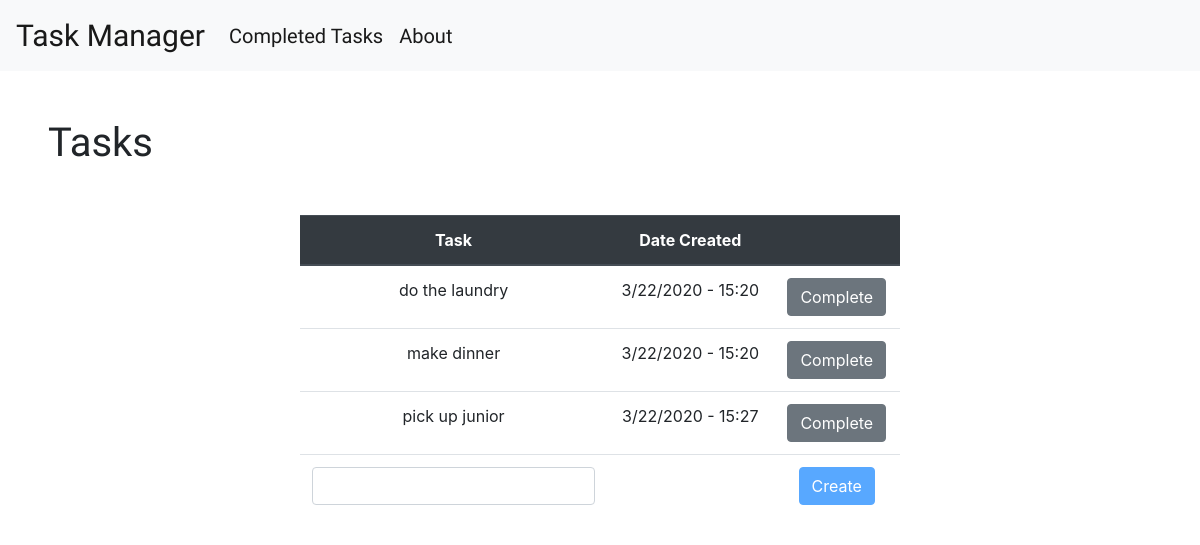
The app's page /, older data.
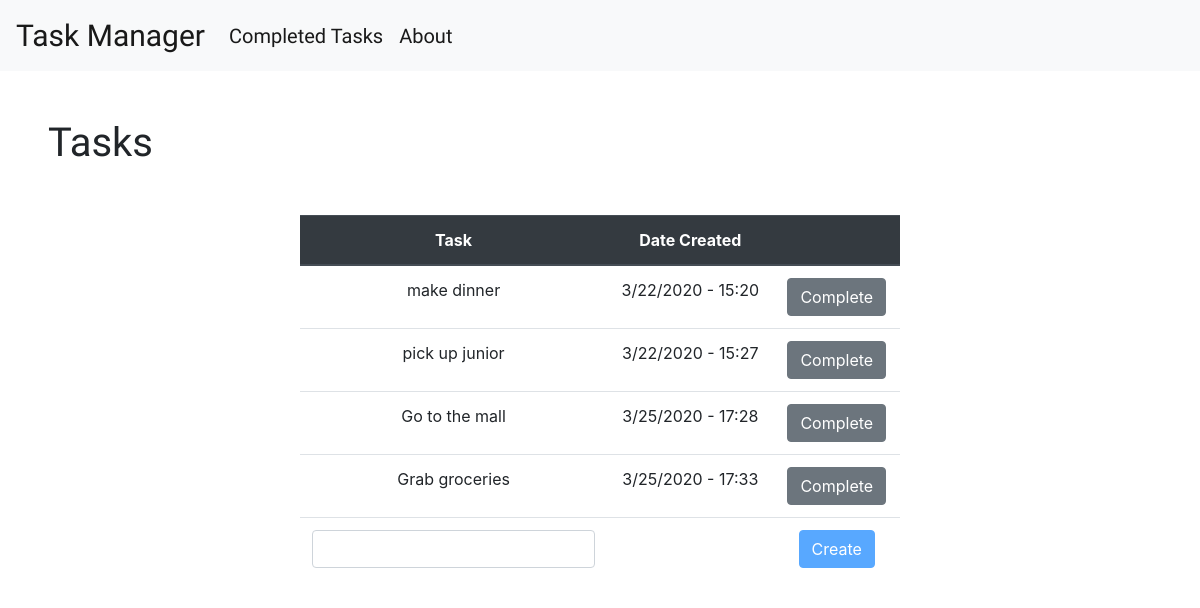
The same page, newer data.
### tables this page shows
CREATE TABLE tasks (taskid INTEGER PRIMARY KEY AUTOINCREMENT NOT NULL, task STRING (120) NOT NULL, created DATE, status STRING (50) NOT NULL DEFAULT active);

### application.py (the view)
@app.route('/')
def tasks():
	return render_template('home.html', title = 'Tasks', mytasks = gettasks())

### application.py (called while the page is built)
def create_connection(db_file):
	conn=None
	try:
		conn = sqlite3.connect(db_file)
		print(sqlite3.version)
	except Error as e:
		print(e)
	return conn

def gettasks():
	conn=create_connection(r"task.db")
	cur=conn.cursor()
	cur.execute('Select * from tasks WHERE status="active"')
	rows=cur.fetchall()
	l=[]
	for row in rows:
		temp={}
		temp['id']=row[0]
		temp['task']=row[1]
		temp['created']=row[2]
		l.append(temp)
	conn.commit()
	conn.close()
	return l

### templates/home.html (shortened to what this page needs)
{% extends "layout.html" %}
{% block content%}
<h1 class="m-5">
	Tasks
</h1>
	<table class="table text-center m-5 mx-auto" style="width:50%; margin: auto;">
	  <thead class="thead-dark">
	    <tr id="tableheaders">
	      <th scope="col">Task</th>
	      <th scope="col">Date Created</th>
	      <th></th>
	    </tr>
	  </thead>
	  <tbody>
	    {% for task in mytasks %}
	    <tr>
			<td name="tasktodelete">{{task.task}}</th>
		   	<td>{{task.created}}</td>
		   	<td> <a class="btn btn-secondary" href="/complete/{{task.id}}">Complete</a></td>
	    </tr>
	    {% endfor %}
	    <tr>
	    	<td>
	    		<form method='post' action='/create'>
					<input class="form-control" type="text" name="newtask" id="newtask">
			</td>
			<td>
			</td>
			<td>
				<button id="submitbtn" type="submit" class="btn btn-primary" disabled>Create</button>
			</td>
	    </tr>
	  </tbody>
	</table>
{% endblock %}

### templates/layout.html (shortened to what this page needs)
<!DOCTYPE html>
<html>
<head>
    <link rel="stylesheet" href="https://stackpath.bootstrapcdn.com/bootstrap/4.4.1/css/bootstrap.min.css">
    <link rel="stylesheet" type="text/css" href="static/main.css">
</head>
<body>
	<nav class="navbar navbar-expand-lg navbar-light bg-light">
	  <a class="navbar-brand" href="{{url_for('tasks')}}">Task Manager</a>
	  <div class="collapse navbar-collapse" id="navbarNav">
	    <ul class="navbar-nav">
	      <li class="nav-item active">
	        <a class="nav-link" href="{{url_for('completed')}}">Completed Tasks<span class="sr-only">(current)</span></a>
	      </li>
	      <li class="nav-item active">
	        <a class="nav-link" href="{{url_for('about')}}">About<span class="sr-only">(current)</span></a>
	      </li>
	    </ul>
	  </div>
	</nav>
	{% block content%}
	{% endblock %}
</body>
</html>

### static/main.css (style rules this page uses)
h1 { font-family: 'Damion', cursive; }
.navbar-brand { font-size: 30px; }
.navbar { font-family: 'Damion', cursive; }
.nav-link { font-size: 20px; }

Row changes from the older to the newer data that the page shows:
removed tasks: task "do the laundry", created "3/22/2020 - 15:20"
added tasks: task "Go to the mall", created "3/25/2020 - 17:28"
added tasks: task "Grab groceries", created "3/25/2020 - 17:33"
